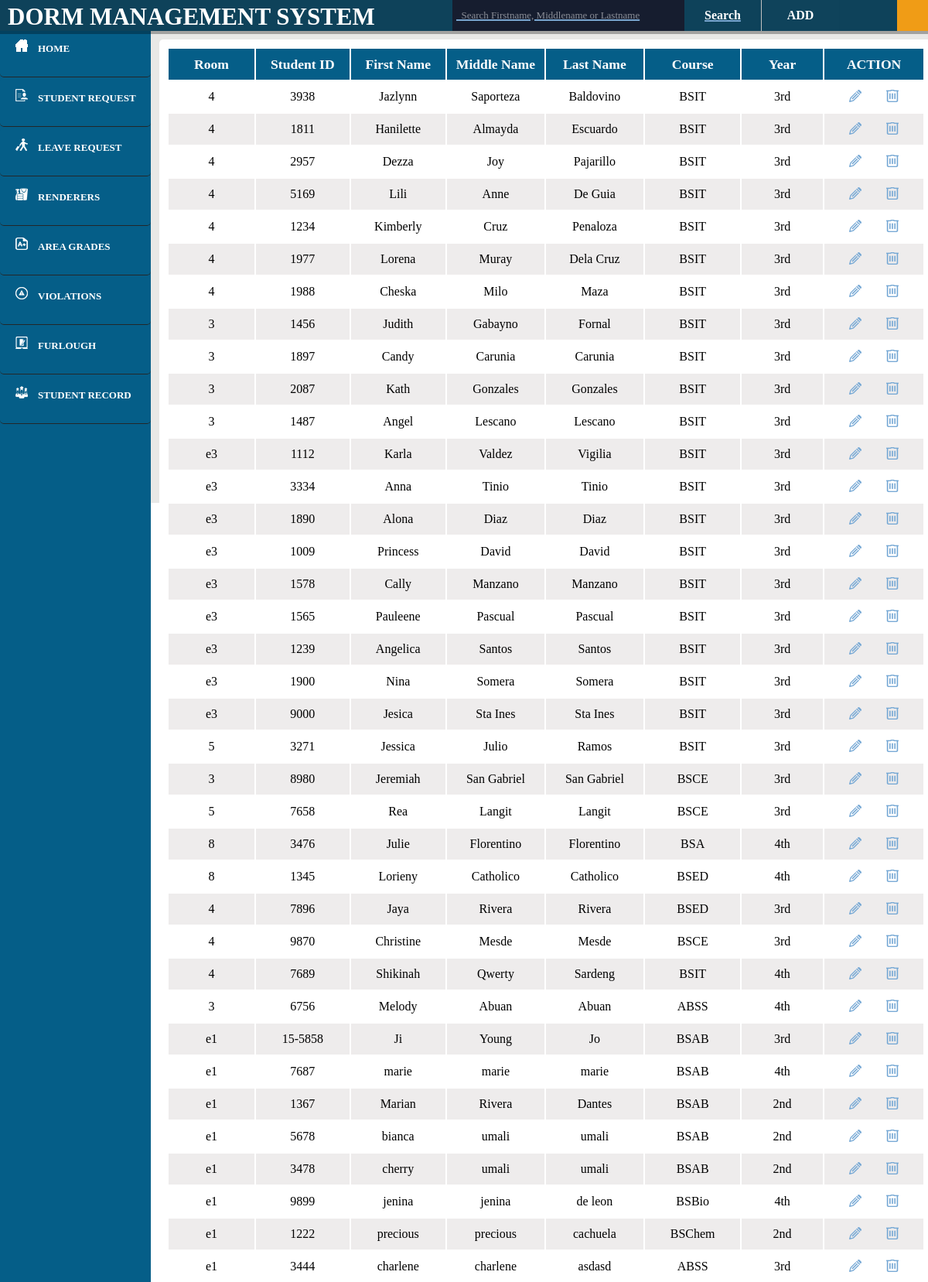
/manager/user_studentRecord.php (signed in, upper part), run on the app's committed database.
### tables this page shows
CREATE TABLE `student` (
  `entry_id` int(11) NOT NULL,
  `student_id` varchar(20) NOT NULL,
  `fname` varchar(20) NOT NULL,
  `mname` varchar(20) NOT NULL,
  `lname` varchar(20) NOT NULL,
  `course` varchar(20) NOT NULL,
  `year` varchar(20) NOT NULL,
  `request` varchar(20) DEFAULT 'Pending',
  `room_number` varchar(20) NOT NULL,
  `seen` int(11) NOT NULL DEFAULT '0',
  `seen1` int(11) NOT NULL DEFAULT '0',
  `student_type` varchar(20) NOT NULL DEFAULT 'Normal'
);

### manager/user_studentRecord.php (the view, shortened to what this page needs)
<html>
<head>
		<link rel="stylesheet" type="text/css" href="../css/Blog.css">
		<link rel="stylesheet" type="text/css" href="../css/user.css">
		<link rel="stylesheet" type="text/css" href="../css/modal.css">
		<header>
			<header>
		<?php
				include 'connect.php';
				$user=$_SESSION['login_user'];
				$qry="select * from user where Username='$user';";
				$result=mysqli_query($con,$qry);
				while($rows=mysqli_fetch_array($result))
				{
					$name = $rows['Username'];
				}
		?>
			<font face="Century Gothic">
			<div id="nav">
					<nav>
					<ul>
						<li id="titlename">DORM MANAGEMENT SYSTEM</li>
						<li id="login"><a href=""><?php echo $name?></a>
						</li>
					</ul>
					<form action="user_viewRecord.php" method="post">
 							<input type="text" id="search" name="term" placeholder="  Search Firstname, Middlename or Lastname"/>
							<input type="submit" id="submit" name="submit1" value="Search">
 					</form>
 					<BUTTON id="btnadd" TYPE="BUTTON" onclick="btn1()"><font color="#ffffff" size="3"><b>ADD</font></BUTTON>
				</nav>
			</div></font>
		</header>
	</head>
	<body>
<article><br><br>
	<b><div id="leftnav"><a href="user_home.php"><img src="../images/home1.png">&emsp;<font color="#ffffff">HOME</a></font></div>
	<?php
			include 'connect.php';
			$sql = "SELECT * FROM student WHERE request='Pending' AND seen = 0";
			$result = mysqli_query($con, $sql);
			if($result) {
				if(mysqli_num_rows($result) > 0) {
					echo "<div id=\"leftnav\"><a href=\"user_studentRequest.php\"><img src=\"../images/studentreq.png\">&emsp;<font color=\"#ffffff\">STUDENT REQUEST<img src='../images/notif.png'/></a></font></div>";
				} else {
					echo "<div id=\"leftnav\"><a href=\"user_studentRequest.php\"><img src=\"../images/studentreq.png\">&emsp;<font color=\"#ffffff\">STUDENT REQUEST</a></font></div>";
				}
			}
		?>
		<?php
			$sql = "SELECT * FROM lcard WHERE status='Pending' AND seen = 0";
			$result = mysqli_query($con, $sql);
			if($result) {
				if(mysqli_num_rows($result) > 0) {
					echo "<div id=\"leftnav\"><a href=\"user_lcard.php\"><img src=\"../images/leavereq.png\">&emsp;<font color=\"#ffffff\">LEAVE REQUEST<img src='../images/notif.png'/></a></font></div>";
				} else {
					echo "<div id=\"leftnav\"><a href=\"user_lcard.php\"><img src=\"../images/leavereq.png\">&emsp;<font color=\"#ffffff\">LEAVE REQUEST</a></font></div>";
				}
			}
		?>
		<div id="leftnav"><a href="user_studentRender.php"><img src="../images/render.png">&emsp;<font color="#ffffff">RENDERERS</a></font></div>
		<div id="leftnav"><a href="user_areaRecord.php"><img src="../images/grades.png">&emsp;<font color="#ffffff">AREA GRADES</a></font></div>
		<div id="leftnav"><a href="user_violationRecord.php"><img src="../images/violation.png">&emsp;<font color="#ffffff">VIOLATIONS </a></font><br></div>
		<div id="leftnav"><a href="user_furlough.php"><img src="../images/furlough.png">&emsp;<font color="#ffffff">FURLOUGH</a></font><br></div>
		<div id="leftnav"><a href="user_studentRecord.php"><img src="../images/student.png">&emsp;<font color="#ffffff">STUDENT RECORD </a></font><br></div>
	</b>
	</article>
	<aside>
	<div id="right">
		<table class="alternate">
	<tr>
	<th>Room</th>
	<th>Student ID</th>
	<th>First Name</th>
	<th>Middle Name</th>
	<th>Last Name</th>
	<th>Course</th>
	<th>Year</th>
	<th colspan="2"><center>ACTION</center></th>
		<?php
			function displayimage()
			{
		    include 'connect.php';
				$qry="select * from student";
				$str="";
				$result=mysqli_query($con,$qry);
				while($rows=mysqli_fetch_array($result))
				{
					$str = $str.	"<tr>
					<td>".$rows['room_number']."</td>
					<td>".$rows['student_id']."</td>
					<td>".$rows['fname']."</td>
					<td>".$rows['mname']."</td>
					<td>".$rows['lname']."</td>
					<td>".$rows['course']."</td>
					<td>".$rows['year']."</td>
					<td><button><a href = 'user_edit_student.php?id=".$rows['0']."'><center><img src='../images/up.png'/></a></button>&emsp;
					<button><a href = 'user_delete.php?id=".$rows['0']."'><center><img src='../images/del.png'/></a></button></td>
					</tr>"
		;
				}
		 echo $str;
			}
			displayimage();
		?>
		</table>
</div>
</aside>
	</body>
</html>

### css/Blog.css (style rules this page uses)
a { color: #00a2ff; text-decoration: none; }
body { overflow-x: hidden; margin: 0px; font-family: Century Gothic; }
::placeholder { color: rgba(255,255,255,.5); }
nav { text-align: center; background-color: #0e425a; position: relative; padding: 0px 60px 0px 754px; width: 100%; position: fixed; z-index: 2; box-shadow: 0px 0px 0px 4px rgba(0,0,0,.3); font-weight: bold; }
nav ul { list-style: none; margin: 0; padding: 0; }
nav > ul > li { float: left; }
nav ul li a { display: inline-block; color: #ffffff; padding: 10px 20px; text-decoration: none; width: 160px; }

### css/user.css (style rules this page uses)
* { font-color: #fff; }
article { padding: 0 auto; background-color: #055e88; float: left; height: 100%; width: 195px; position: fixed; }
aside { background-color: #e8e8e6; padding: 3% 2% 2% 3%; height: 604px; height: 100%; }
#right { background-color: #ffffff; height: 0 auto%; margin-top: 15px; padding: 10px; width: 86%; margin-left: 170px; }
#leftnav { background-color: #055e88; height: 38px; width: 170px; margin: 0px; font-size: 13px; padding: 15px 5px 10px 20px; border-bottom: solid 1px #232729; }
#btnadd { background-color: #055e88; height: 40px; width: 300px; margin: 0px; margin-left: -130px; margin-top: -5px; }
nav { text-align: center; background-color: #0e425a; position: relative; padding: 0px 60px 0px 1160px; width: 100%; height: 40px; position: fixed; z-index: 2; box-shadow: 0px 0px 0px 4px rgba(0,0,0,.3); font-weight: bold; }
nav ul { list-style: none; margin: 0; padding: 0; }
nav > ul > li { float: left; }
nav ul li { background-color: #f09c16; color: #ffffff; list-style: none; }
nav ul li a { background-color: #f09c16; color: #fff; }
nav ul li a { display: inline-block; color: #fff; padding: 10px 10px; text-decoration: none; width: 170px; }
body { font-family: century gothic; }
#login { background-color: #f09c16; font-color: #000; margin-top: -40px; height: 40px; }
input[type=text],input[type=date],input[type=time], select { width: 80%; height: 35px; margin: -10px 0; display: inline-block; border: 1px solid #ccc; border-radius: 4px; box-sizing: border-box; border: none; }
input[type=submit] { width: 80%; background-color: #f09c16; height: 35px; color: white; margin-left: -10px; font-weight: bold; }
input { border: none; }
div { border-radius: 5px; background-color: #f2f2f2; }
table { width: 100%; }
td,th { text-align: center; width: 270px; height: 40px; color:#000000; font-family: century gothic; }
th { font-size: 110%; background-color: #055e88; color: #ffffff; }
td { font-weight: normal; }
.alternate tr { background-color: #eeecec; }
.alternate tr:nth-child(2n) { background-color: #ffffff; }
button { background: none; border: none; }
body { height: 590px }
#right { height: 100% }
#titlename { color: #fff; font-weight: bold; font-size: 31px; font-family: Space Age; padding-top: 4px; margin-left: -1150px; background-color: #0e425a; }
#leftnav { font-size: 13px }

### css/modal.css (style rules this page uses)
* { font-family: Century Gothic; }
#login { padding-top: 40px; }
table { padding-top: 0px; }
td,th { text-align: center; width: 250px; height: 40px; font-family: century gothic; }
input { background-color: #ffffff; font-size: 100%; height: 30px; width: 500px; font-family: century gothic; margin-left: 0px; }
#submit { background-color:#74bc60; height: 37px; width: 507px; border: none; outline: none; color: #fff; cursor: pointer; font-weight: bold; transition-timing-function: linear; }

### manager/user_studentRecord.php (style rules this page uses)
* { color: #ffffff; }
input, .inp,select { background-color: #161d2f; text-decoration: underline #79a6d0 2px; }
input[type=submit],input[type=text],select { border: none; }
#titlename { color: #fff; font-weight: bold; font-size: 31px; font-family: Space Age; padding-top: 4px; margin-left: -1150px; background-color: #0e425a; }
#btnadd { position: absolute; margin-left: -870px; margin-top: -16px; background-color: #0f435b; width:100px; }
#search { margin-left: -1270px; margin-top: 0px; width: 300px; height: 40px; position: absolute; font-size: 13px; outline: 0; border-radius: 0; padding: 5px; }
#submit { position: absolute; margin-left: -970px; width: 100px; height:40px; background-color: #0e425a; border-right: 1px solid #c2c2c2; }

### data on the page
student: room_number "4", student "3938", fname "Jazlynn", mname "Saporteza", lname "Baldovino", course "BSIT", year "3rd"
student: room_number "4", student "1811", fname "Hanilette", mname "Almayda", lname "Escuardo", course "BSIT", year "3rd"
student: room_number "4", student "2957", fname "Dezza", mname "Joy", lname "Pajarillo", course "BSIT", year "3rd"
student: room_number "4", student "5169", fname "Lili", mname "Anne", lname "De Guia", course "BSIT", year "3rd"
student: room_number "4", student "1234", fname "Kimberly", mname "Cruz", lname "Penaloza", course "BSIT", year "3rd"
student: room_number "4", student "1977", fname "Lorena", mname "Muray", lname "Dela Cruz", course "BSIT", year "3rd"
student: room_number "4", student "1988", fname "Cheska", mname "Milo", lname "Maza", course "BSIT", year "3rd"
student: room_number "3", student "1456", fname "Judith", mname "Gabayno", lname "Fornal", course "BSIT", year "3rd"
student: room_number "3", student "1897", fname "Candy", mname "Carunia", lname "Carunia", course "BSIT", year "3rd"
student: room_number "3", student "2087", fname "Kath", mname "Gonzales", lname "Gonzales", course "BSIT", year "3rd"
student: room_number "3", student "1487", fname "Angel", mname "Lescano", lname "Lescano", course "BSIT", year "3rd"
student: room_number "e3", student "1112", fname "Karla", mname "Valdez", lname "Vigilia", course "BSIT", year "3rd"
student: room_number "e3", student "3334", fname "Anna", mname "Tinio", lname "Tinio", course "BSIT", year "3rd"
student: room_number "e3", student "1890", fname "Alona", mname "Diaz", lname "Diaz", course "BSIT", year "3rd"
student: room_number "e3", student "1009", fname "Princess", mname "David", lname "David", course "BSIT", year "3rd"
student: room_number "e3", student "1578", fname "Cally", mname "Manzano", lname "Manzano", course "BSIT", year "3rd"
student: room_number "e3", student "1565", fname "Pauleene", mname "Pascual", lname "Pascual", course "BSIT", year "3rd"
student: room_number "e3", student "1239", fname "Angelica", mname "Santos", lname "Santos", course "BSIT", year "3rd"
student: room_number "e3", student "1900", fname "Nina", mname "Somera", lname "Somera", course "BSIT", year "3rd"
student: room_number "e3", student "9000", fname "Jesica", mname "Sta Ines", lname "Sta Ines", course "BSIT", year "3rd"
student: room_number "5", student "3271", fname "Jessica", mname "Julio", lname "Ramos", course "BSIT", year "3rd"
student: room_number "3", student "8980", fname "Jeremiah", mname "San Gabriel", lname "San Gabriel", course "BSCE", year "3rd"
student: room_number "5", student "7658", fname "Rea", mname "Langit", lname "Langit", course "BSCE", year "3rd"
student: room_number "8", student "3476", fname "Julie", mname "Florentino", lname "Florentino", course "BSA", year "4th"
student: room_number "8", student "1345", fname "Lorieny", mname "Catholico", lname "Catholico", course "BSED", year "4th"
student: room_number "4", student "7896", fname "Jaya", mname "Rivera", lname "Rivera", course "BSED", year "3rd"
student: room_number "4", student "9870", fname "Christine", mname "Mesde", lname "Mesde", course "BSCE", year "3rd"
student: room_number "4", student "7689", fname "Shikinah", mname "Qwerty", lname "Sardeng", course "BSIT", year "4th"
student: room_number "3", student "6756", fname "Melody", mname "Abuan", lname "Abuan", course "ABSS", year "4th"
student: room_number "e1", student "15-5858", fname "Ji", mname "Young", lname "Jo", course "BSAB", year "3rd"
student: room_number "e1", student "7687", fname "marie", mname "marie", lname "marie", course "BSAB", year "4th"
student: room_number "e1", student "1367", fname "Marian", mname "Rivera", lname "Dantes", course "BSAB", year "2nd"
student: room_number "e1", student "5678", fname "bianca", mname "umali", lname "umali", course "BSAB", year "2nd"
student: room_number "e1", student "3478", fname "cherry", mname "umali", lname "umali", course "BSAB", year "2nd"
student: room_number "e1", student "9899", fname "jenina", mname "jenina", lname "de leon", course "BSBio", year "4th"
student: room_number "e1", student "1222", fname "precious", mname "precious", lname "cachuela", course "BSChem", year "2nd"
student: room_number "e1", student "3444", fname "charlene", mname "charlene", lname "asdasd", course "ABSS", year "3rd"
